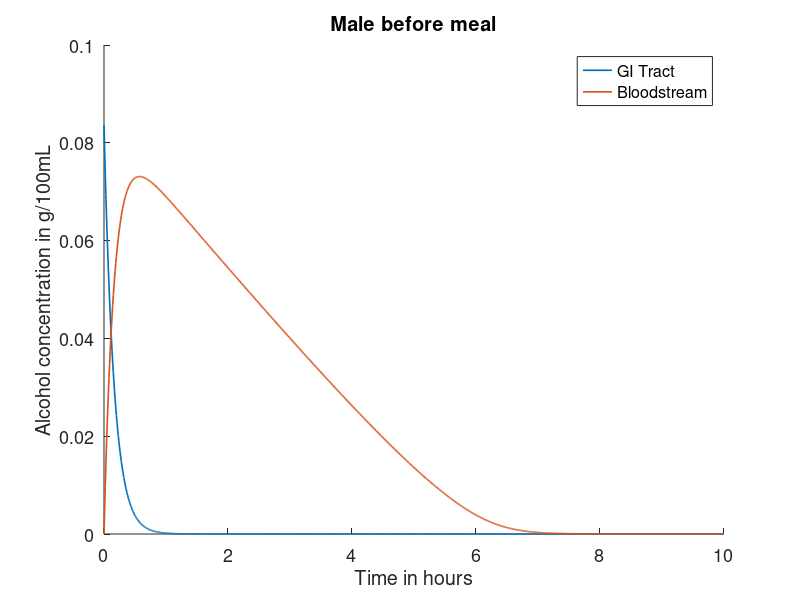
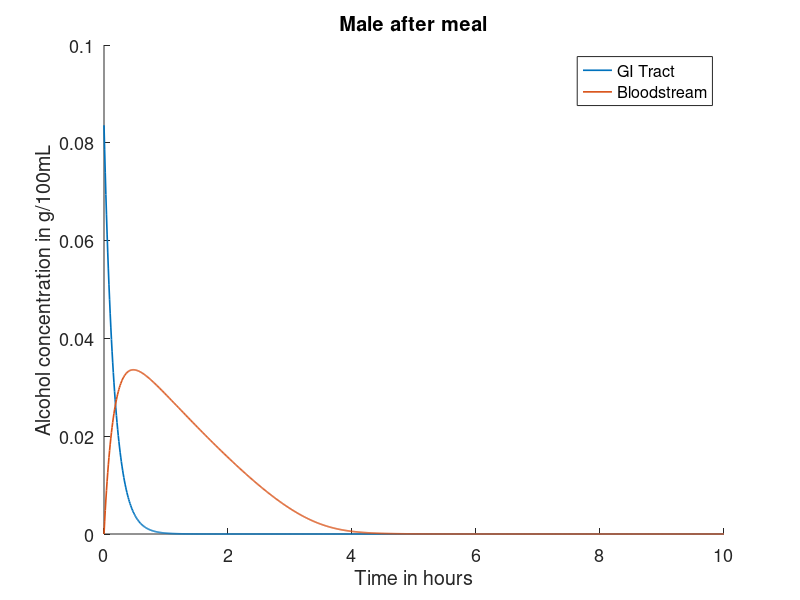
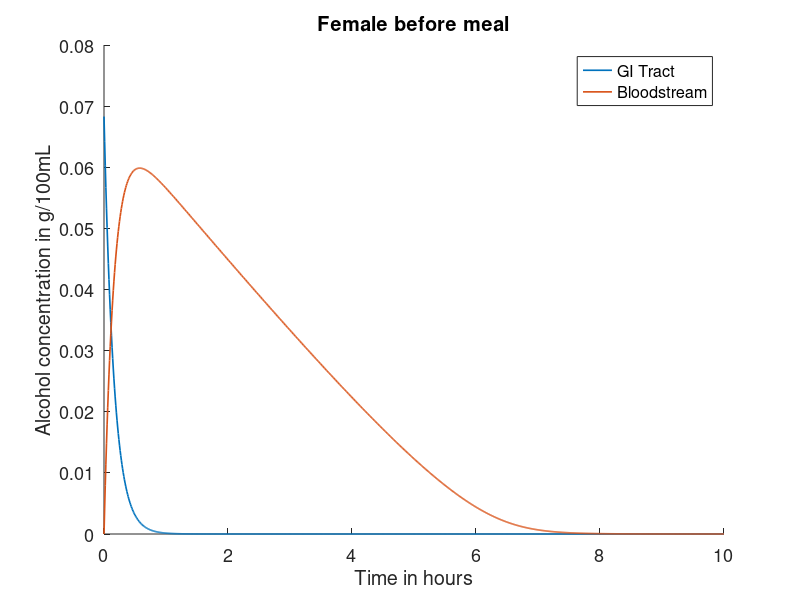
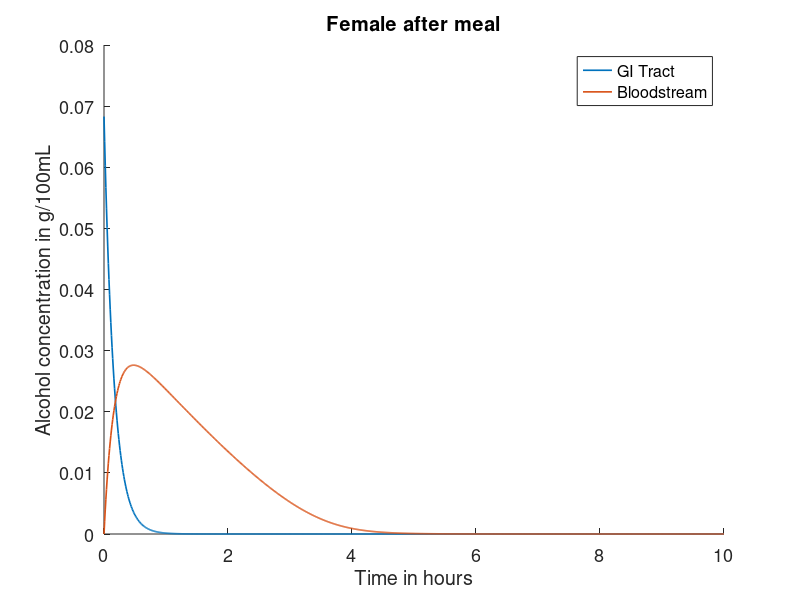

MATLAB code to generate these figures, in order:
close all;
clear all;
total = 10;
dt = 0.01;
iter = total / dt + 1;
w = 75;
Cs = [0.67 * w, 0.82 * w];
n = 3;
k1 = 6;
k2s = [k1, k1 / 2];
M = 0.005;
for ci = 1 : 2 
    C = Cs(ci);
    k3 = 8 / (10 * C);
    I = (14 * n) / (10 * C);
    for ki = 1 : 2
        k2 = k2s(ki);
        x = zeros(iter, 1);
        y = zeros(iter, 1);
        t = zeros(iter, 1);
        x(1) = I;
        for i = 2 : iter
            x(i) = x(i - 1) - dt * (k1 * x(i - 1));
            y(i) = y(i - 1) + dt * (k2 * x(i - 1) - (k3 * y(i - 1)) / (y(i - 1) + M));
            t(i) = t(i - 1) + dt;
        end;
        figure;set(gca,'fontsize',13)
hold on

        plot(t, x,'lineWidth',1.2)
        hold on;
        plot(t, y,'lineWidth',1.2)
        if(ci == 1 && ki == 1)
            title('Male before meal')
            ylabel('Alcohol concentration in g/100mL')
            xlabel('Time in hours')
        end
        if(ci == 1 && ki == 2)
            title('Male after meal')
            ylabel('Alcohol concentration in g/100mL')
            xlabel('Time in hours')
        end
        if(ci == 2 && ki == 1)
            title('Female before meal')
            ylabel('Alcohol concentration in g/100mL')
            xlabel('Time in hours')
        end
        if(ci == 2 && ki == 2)
            title('Female after meal')
            ylabel('Alcohol concentration in g/100mL')
            xlabel('Time in hours')
        end
        legend('GI Tract','Bloodstream')
    end;
end;